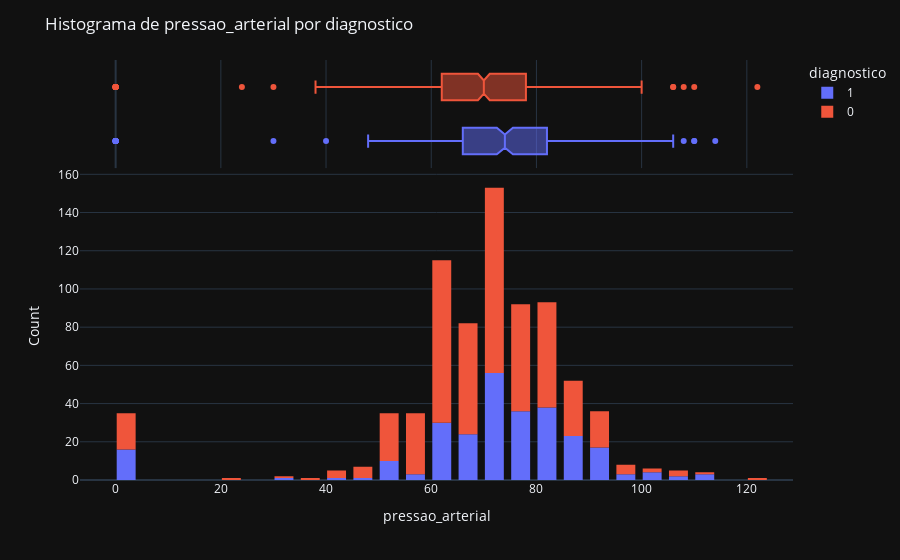

Write notebook code for a chart like this one.
### Markdown cell above
##### 1.2.1.3 Feature Pressão Arterial

### Code cell
print_feature_distribution(original_dataset, 'pressao_arterial')

### Figure 1 — Plotly figure (JSON) as saved in the notebook; plotly's stock layout.template omitted (floating-point values rounded to 4 significant figures; data arrays with more than 128 entries replaced by an {"elided": "..."} marker saying what was removed)
{"data": [{"alignmentgroup": "True", "bingroup": "x", "hovertemplate": "diagnostico=1<br>pressao_arterial=%{x}<br>count=%{y}<extra></extra>", "legendgroup": "1", "marker": {"color": "#636efa", "pattern": {"shape": ""}}, "name": "1", "offsetgroup": "1", "orientation": "v", "showlegend": true, "x": {"elided": "268 int values"}, "xaxis": "x", "yaxis": "y", "type": "histogram"}, {"alignmentgroup": "True", "hovertemplate": "diagnostico=1<br>pressao_arterial=%{x}<extra></extra>", "legendgroup": "1", "marker": {"color": "#636efa"}, "name": "1", "notched": true, "offsetgroup": "1", "showlegend": false, "x": {"elided": "268 int values"}, "xaxis": "x2", "yaxis": "y2", "type": "box"}, {"alignmentgroup": "True", "bingroup": "x", "hovertemplate": "diagnostico=0<br>pressao_arterial=%{x}<br>count=%{y}<extra></extra>", "legendgroup": "0", "marker": {"color": "#EF553B", "pattern": {"shape": ""}}, "name": "0", "offsetgroup": "0", "orientation": "v", "showlegend": true, "x": {"elided": "500 int values"}, "xaxis": "x", "yaxis": "y", "type": "histogram"}, {"alignmentgroup": "True", "hovertemplate": "diagnostico=0<br>pressao_arterial=%{x}<extra></extra>", "legendgroup": "0", "marker": {"color": "#EF553B"}, "name": "0", "notched": true, "offsetgroup": "0", "showlegend": false, "x": {"elided": "500 int values"}, "xaxis": "x2", "yaxis": "y2", "type": "box"}], "layout": {"xaxis": {"anchor": "y", "domain": [0.0, 1.0], "title": {"text": "pressao_arterial"}}, "yaxis": {"anchor": "x", "domain": [0.0, 0.7326], "title": {"text": "Count"}}, "xaxis2": {"anchor": "y2", "domain": [0.0, 1.0], "matches": "x", "showticklabels": false, "showgrid": true}, "yaxis2": {"anchor": "x2", "domain": [0.7426, 1.0], "matches": "y2", "showticklabels": false, "showline": false, "ticks": "", "showgrid": false}, "legend": {"title": {"text": "diagnostico"}, "tracegroupgap": 0}, "margin": {"t": 60}, "barmode": "relative", "bargap": 0.2, "bargroupgap": 0.1, "title": {"text": "Histograma de pressao_arterial por diagnostico"}}}
